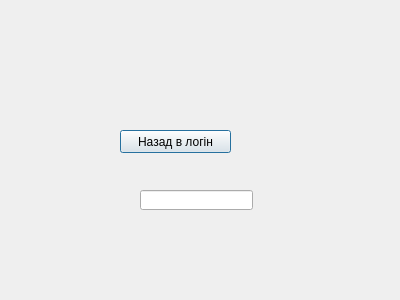
<?xml version="1.0" encoding="UTF-8"?>
<ui version="4.0">
 <class>Reg</class>
 <widget class="QDialog" name="Reg">
  <property name="geometry">
   <rect>
    <x>0</x>
    <y>0</y>
    <width>400</width>
    <height>300</height>
   </rect>
  </property>
  <property name="windowTitle">
   <string>Reg</string>
  </property>
  <widget class="QPushButton" name="pushButton">
   <property name="geometry">
    <rect>
     <x>120</x>
     <y>130</y>
     <width>111</width>
     <height>23</height>
    </rect>
   </property>
   <property name="text">
    <string>Назад в логін</string>
   </property>
  </widget>
  <widget class="QLineEdit" name="lineEdit">
   <property name="geometry">
    <rect>
     <x>140</x>
     <y>190</y>
     <width>113</width>
     <height>20</height>
    </rect>
   </property>
  </widget>
 </widget>
 <resources/>
 <connections/>
</ui>
